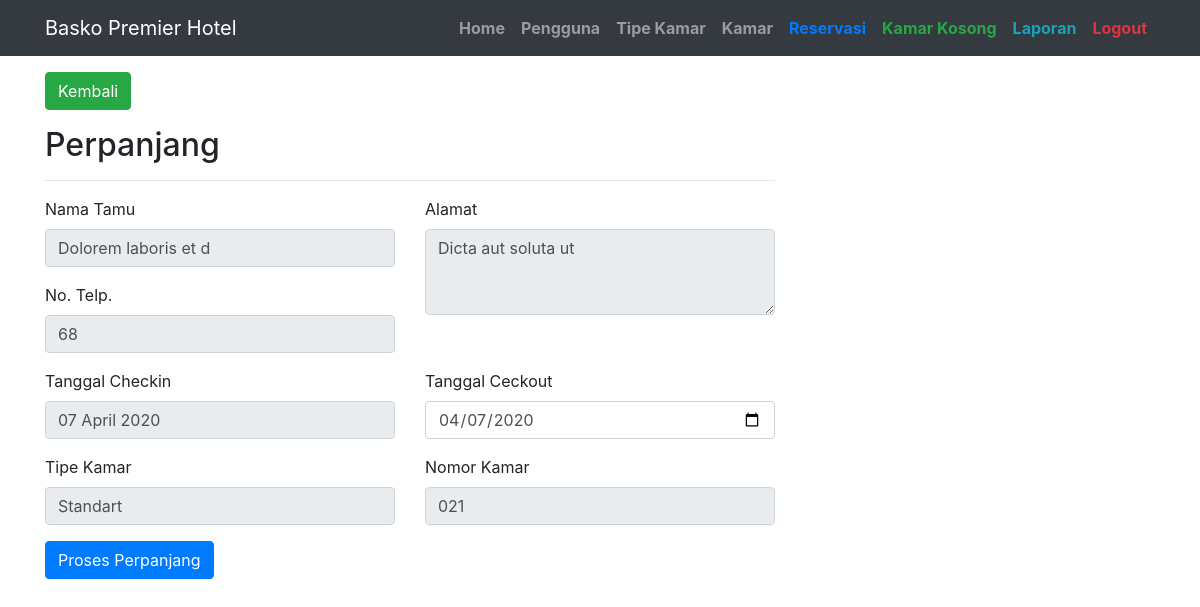
/index.php?page=module/Reservasi/perpanjang&id=3 (signed in), run on the app's committed database.
### tables this page shows
CREATE TABLE `tb_Reservasi` (
  `reservasi_id` int(11) NOT NULL AUTO_INCREMENT,
  `kamar_id` int(11) NOT NULL,
  `reservasi_nama` varchar(100) NOT NULL,
  `reservasi_tlp` varchar(12) NOT NULL,
  `reservasi_alamat` text NOT NULL,
  `reservasi_masuk` date NOT NULL,
  `reservasi_keluar` date NOT NULL,
  `reservasi_status` varchar(25) NOT NULL,
  PRIMARY KEY (`reservasi_id`)
);

CREATE TABLE `tb_Tipe_kamar` (
  `tipe_kamar_id` int(11) NOT NULL AUTO_INCREMENT,
  `tipe_kamar_nama` varchar(255) NOT NULL,
  PRIMARY KEY (`tipe_kamar_id`)
);

CREATE TABLE `tb_Kamar` (
  `kamar_id` int(11) NOT NULL AUTO_INCREMENT,
  `tipe_kamar_id` int(11) NOT NULL,
  `kamar_no` varchar(11) NOT NULL,
  `kamar_harga` int(11) NOT NULL,
  `kamar_fasilitas` text NOT NULL,
  `kamar_status` varchar(100) NOT NULL,
  PRIMARY KEY (`kamar_id`)
);

### assets/model/conf.php (called while the page is built, shortened)
<?php
$conn = mysqli_connect('localhost', 'root', 'mysql', 'db_hotel_basko');
class Conf
{
    public function get($query)
    {
        global $conn;
        $ambil = $conn->query($query);
        $hasil = [];
        while ($pecah = $ambil->fetch_object()) {
            $hasil[] = $pecah;
        }
        return $hasil;
    }
}

### assets/model/db.php (called while the page is built, shortened)
<?php
include 'conf.php';
class Db extends Conf
{
    public function getOneReservasi($id)
    {
        $query = $this->get("   SELECT * FROM tb_Reservasi
                                    LEFT JOIN tb_Kamar ON tb_Reservasi.kamar_id=tb_Kamar.kamar_id
                                    LEFT JOIN tb_Tipe_kamar ON tb_Kamar.tipe_kamar_id=tb_Tipe_kamar.tipe_kamar_id
                                    WHERE reservasi_id = '$id'")[0];
        return $query;
    }
}

### assets/libs/helper/helper.php (called while the page is built, shortened)
<?php
function tgl_indo($tgl)
{
    $tanggal = substr($tgl, 8, 2);
    $bulan = getBulan(substr($tgl, 5, 2));
    $tahun = substr($tgl, 0, 4);
    return $tanggal . ' ' . $bulan . ' ' . $tahun;
}
function getBulan($bln)
{
    switch ($bln) {
        case 4:
            return "April";
            break;
    }
}

### module/Reservasi/perpanjang.php (the view, shortened to what this page needs)
<?php
$id = $_GET['id'];
$dataReservasi = $db->getOneReservasi($id);
?>
<div class="container">
    <div class="row">
        <div class="col-md-8 mb-5 mt-3">
            <a href="index.php?page=module/Reservasi/index" class="btn btn-success mb-3">Kembali</a>
            <h2>Perpanjang</h2>
            <hr>
            <form method="POST">
                <div class="row">
                    <div class="col-md-6">
                        <div class="form-group">
                            <div class="form-label-group">
                                <label>Nama Tamu</label>
                                <input required value="<?php echo $dataReservasi->reservasi_nama ?>" name="nama" type="text" class="form-control" readonly>
                            </div>
                        </div>
                        <div class="form-group">
                            <div class="form-label-group">
                                <label>No. Telp.</label>
                                <input required value="<?php echo $dataReservasi->reservasi_tlp ?>" name="telp" type="text" class="form-control" readonly>
                            </div>
                        </div>
                    </div>
                    <div class="col-md-6">
                        <div class="form-group">
                            <div class="form-label-group">
                                <label>Alamat</label>
                                <textarea name="alamat" cols="30" rows="3" class="form-control" readonly><?php echo $dataReservasi->reservasi_alamat ?></textarea>
                            </div>
                        </div>
                    </div>
                </div>
                <div class="row">
                    <div class="col-md-6">
                        <div class="form-group">
                            <div class="form-label-group">
                                <label>Tanggal Checkin</label>
                                <input required value="<?php echo tgl_indo($dataReservasi->reservasi_masuk) ?>" name="ceckin" type="text" class="form-control" readonly>
                            </div>
                        </div>
                        <div class="form-group">
                            <div class="form-label-group">
                                <label>Tipe Kamar</label>
                                <input required value="<?php echo $dataReservasi->tipe_kamar_nama ?>" name="ceckin" type="text" class="form-control" readonly>
                            </div>
                        </div>
                    </div>
                    <div class="col-md-6">
                        <div class="form-group">
                            <div class="form-label-group">
                                <label>Tanggal Ceckout</label>
                                <input required value="<?php echo $dataReservasi->reservasi_keluar ?>" name="checkout" min="<?php echo date('Y-m-d', strtotime($Date . ' + 1 day')) ?>" type="date" class="form-control">
                            </div>
                        </div>
                        <div class="form-group">
                            <div class="form-label-group">
                                <label>Nomor Kamar</label>
                                <input required value="<?php echo $dataReservasi->kamar_no ?>" name="ceckin" type="text" class="form-control" readonly>
                            </div>
                        </div>
                    </div>
                </div>
                <button name="perpanjang" class="btn btn-primary">Proses Perpanjang</button>
            </form>
        </div>
    </div>
</div>

### assets/css/business-frontpage.css (style rules this page uses)
body { padding-top: 56px; }

### data on the page
tb_reservasi: nama "Dolorem laboris et d", telp "68", alamat "Dicta aut soluta ut", ceckin "07 April 2020", ceckin "Standart", checkout "04/07/2020", ceckin "021"
